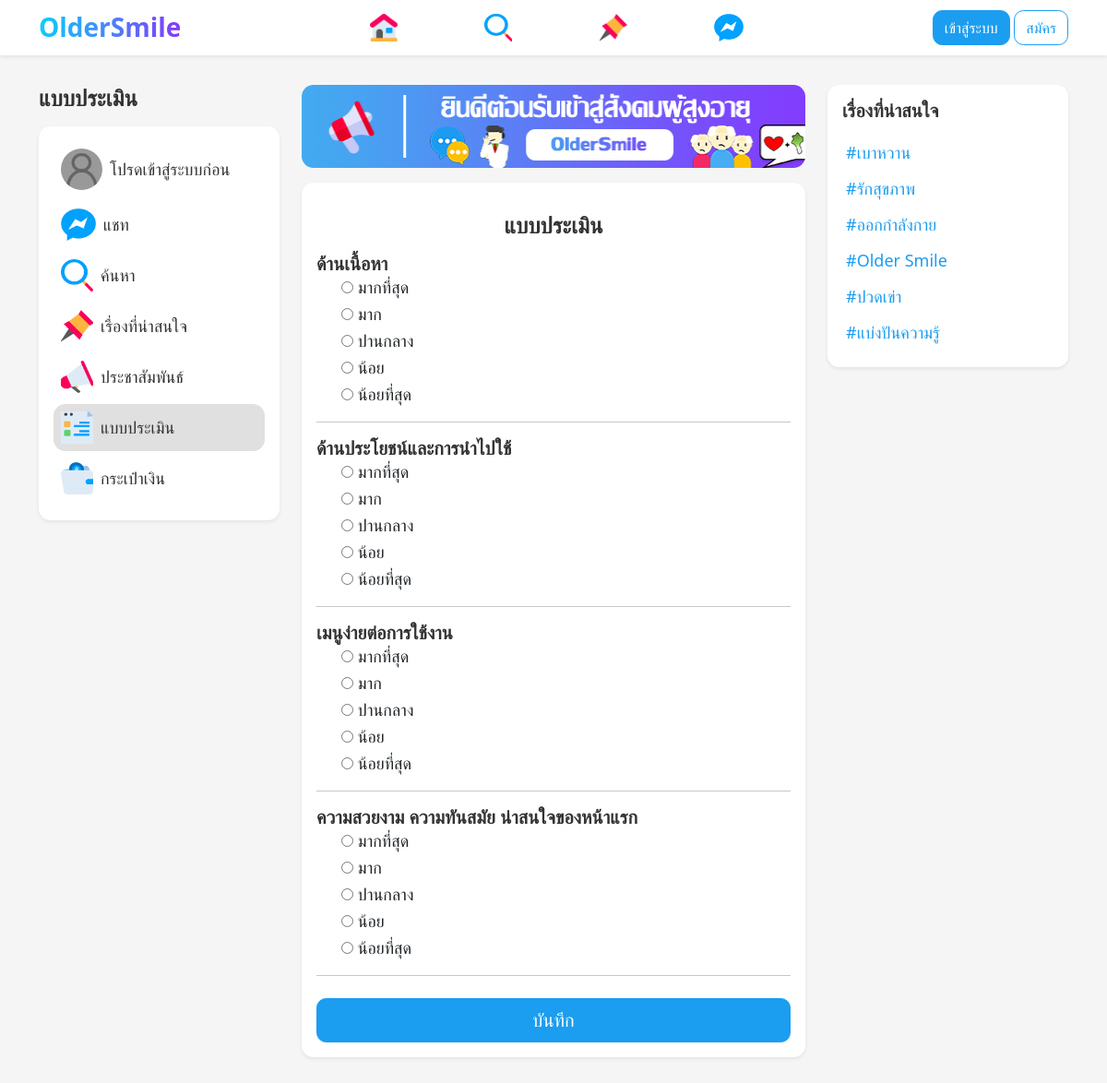
/ques.php, run on the app's committed database.
### tables this page shows
CREATE TABLE `question` (
  `ques_id` int(11) NOT NULL,
  `ques_body` varchar(255) NOT NULL
);

CREATE TABLE `category` (
  `cat_id` int(11) NOT NULL,
  `cat_name` varchar(255) NOT NULL
);

### conn.php (called while the page is built, shortened)
<?php
$host = 'localhost';
$user = 'root';
$pass = '';
$dbname = 'oldersmile_260166';
$conn = mysqli_connect($host, $user, $pass, $dbname);
mysqli_query($conn,"SET NAMES UTF8");
mysqli_query($conn, "DELETE FROM advert WHERE ad_point <= 0");
$cat_all = mysqli_query($conn, "SELECT * FROM category WHERE NOT cat_id = 1");

### ques.php (the view, shortened to what this page needs)
<?php
include('conn.php');
$sql_query = "SELECT * FROM question";
$query_query = mysqli_query($conn, $sql_query);
?>
<!DOCTYPE html>
<html lang="en">
<head>
    <link rel="stylesheet" href="boostrap/bootstrap.min.css">
    <link rel="stylesheet" href="css/base.css">
    <link rel="stylesheet" href="css/style.css">
</head>
<body>
    <?php include('component/navbar.php'); ?>
    <div class="container pb-5">
        <div class="row gy-3 mt-2 mt-lg-3">
            <div class="col-md-4 col-lg-3 d-none d-md-block">
                <?php include('component/sidebar.php'); ?>
            </div>
            <div class="col-md-8 col-lg-6">
                <img src="img/banner.png" alt="" class="mb-3 rounded-4 w-100">
                <div class="card shadow-sm mb-3">
                    <div class="card-body">
                        <h4 class="text-center my-3">แบบประเมิน</h4>
                        <form action="ques_proc/ques_add_proc.php" method="post" enctype="multipart/form-data">
                            <?php foreach($query_query as $ques): ?>
                            <h6 class="fs-5"><?php  echo $ques['ques_body'] ?></h6>
                            <div class="form-check">
                                <input type="radio" name="answer<?php  echo $ques['ques_id'] ?>" id="5_<?php  echo $ques['ques_id'] ?>" value="5" required class="from-check-input">
                                <label for="5_<?php  echo $ques['ques_id'] ?>" class="form-check-label">มากที่สุด</label>
                            </div>
                            <div class="form-check">
                                <input type="radio" name="answer<?php  echo $ques['ques_id'] ?>" id="4_<?php  echo $ques['ques_id'] ?>" value="4" required class="from-check-input">
                                <label for="4_<?php  echo $ques['ques_id'] ?>" class="form-check-label">มาก</label>
                            </div>
                            <div class="form-check">
                                <input type="radio" name="answer<?php  echo $ques['ques_id'] ?>" id="3_<?php  echo $ques['ques_id'] ?>" value="3" required class="from-check-input">
                                <label for="3_<?php  echo $ques['ques_id'] ?>" class="form-check-label">ปานกลาง</label>
                            </div>
                            <div class="form-check">
                                <input type="radio" name="answer<?php  echo $ques['ques_id'] ?>" id="2_<?php  echo $ques['ques_id'] ?>" value="2" required class="from-check-input">
                                <label for="2_<?php  echo $ques['ques_id'] ?>" class="form-check-label">น้อย</label>
                            </div>
                            <div class="form-check">
                                <input type="radio" name="answer<?php  echo $ques['ques_id'] ?>" id="1_<?php  echo $ques['ques_id'] ?>" value="1" required class="from-check-input">
                                <label for="1_<?php  echo $ques['ques_id'] ?>" class="form-check-label">น้อยที่สุด</label>
                            </div>
                            <hr>
                            <?php endforeach; ?>
                            <div class="mt-4">
                                <button type="submit" class="btn btn-primary col-12 btn-lg">บันทึก</button>
                            </div>
                        </form>
                    </div>
                </div>
            </div>
            <div class="col-md-3 d-none d-lg-block">
                <?php include('component/aside.php'); ?>
            </div>
        </div>
    </div>
</body>
</html>

### component/aside.php (shortened to what this page needs)
<div class="card shadow-sm position-sticky" style="top:70px">
    <div class="card-body cat_bar">
        <h5 class="mb-3">เรื่องที่น่าสนใจ</h5>
        <?php foreach($cat_all as $cat2): ?>
        <a href="index.php?cat_id=<?php echo $cat2['cat_id'] ?>&cat_name=<?php echo $cat2['cat_name'] ?>" class="rounded-4 d-block mb-1 p-1 text-primary">#<?php echo $cat2['cat_name'] ?></a>
        <?php endforeach; ?>
    </div>
</div>

### css/base.css (style rules this page uses)
body { background-color: #f5f5f5!important; font-family: system-ui, -apple-system, BlinkMacSystemFont, 'Segoe UI', Roboto, Oxygen, Ubuntu, Cantarell, 'Open Sans', 'Helvetica Neue', sans-serif!important; font-size: 18px!important; font-weight: 500!important; margin: 0!important; padding: 0!important; }
h1,h2,h3,h4,h5,h6 { font-weight: 600!important; }
img, video { object-fit: cover!important; }
.rounded-4 { border-radius: 0.8rem!important; }
.btn, .form-control, .form-select, .form-control-plaintext { border-radius: 0.65rem!important; }
.text-primary { color: #1b9df0!important; }
.btn-primary, .btn-outline-primary:hover { background-color: #1b9df0!important; color: #fff!important; border-color: #1b9df0!important; }

### css/style.css (style rules this page uses)
body { background-image: url()!important; background-position: top left!important; background-repeat: no-repeat!important; background-size: cover!important; background-attachment: fixed!important; }
.container { max-width: 1140px!important; }
.active-menu a, .cat_bar a, .navbar ul .nav-link { transition: all 0.2s!important; }
.card { border-radius: 0.8rem!important; background-color: #fff!important; border: none!important; }

### data on the page
question: ques_body "ด้านเนื้อหา"
question: ques_body "ด้านประโยชน์และการนำไปใช้"
question: ques_body "เมนูง่ายต่อการใช้งาน"
question: ques_body "ความสวยงาม ความทันสมัย น่าสนใจของหน้าแรก"
category: cat_name "เบาหวาน"
category: cat_name "รักสุขภาพ"
category: cat_name "ออกกำลังกาย"
category: cat_name "Older Smile"
category: cat_name "ปวดเข่า"
category: cat_name "แบ่งปันความรู้"
